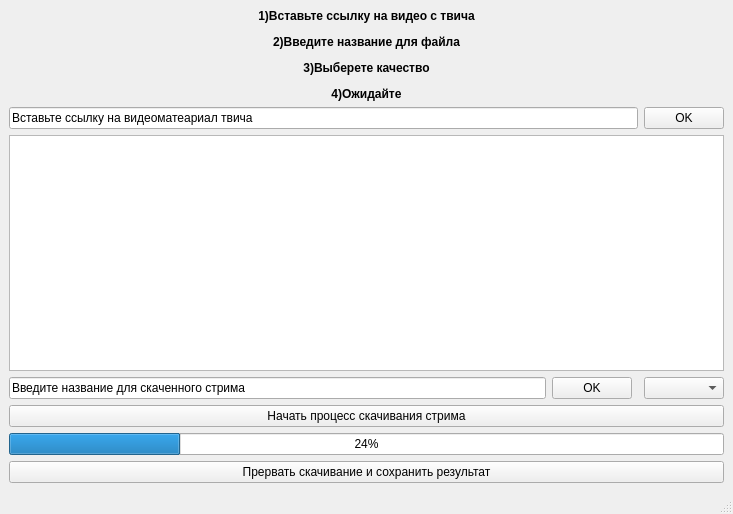
<?xml version="1.0" encoding="UTF-8"?>
<ui version="4.0">
 <class>MainWindow</class>
 <widget class="QMainWindow" name="MainWindow">
  <property name="geometry">
   <rect>
    <x>0</x>
    <y>0</y>
    <width>733</width>
    <height>514</height>
   </rect>
  </property>
  <property name="windowTitle">
   <string>MainWindow</string>
  </property>
  <widget class="QWidget" name="centralwidget">
   <layout class="QGridLayout" name="gridLayout">
    <item row="0" column="1" colspan="4">
     <widget class="QLabel" name="label">
      <property name="text">
       <string>&lt;html&gt;&lt;head/&gt;&lt;body&gt;&lt;p align=&quot;center&quot;&gt;&lt;span style=&quot; font-weight:600; color:#000000;&quot;&gt;1)Вставьте ссылку на видео с твича&lt;/span&gt;&lt;/p&gt;&lt;p align=&quot;center&quot;&gt;&lt;span style=&quot; font-weight:600; color:#000000;&quot;&gt;2)Введите название для файла&lt;/span&gt;&lt;/p&gt;&lt;p align=&quot;center&quot;&gt;&lt;span style=&quot; font-weight:600; color:#000000;&quot;&gt;3)Выберете качество&lt;/span&gt;&lt;/p&gt;&lt;p align=&quot;center&quot;&gt;&lt;span style=&quot; font-weight:600; color:#000000;&quot;&gt;4)Ожидайте&lt;/span&gt;&lt;/p&gt;&lt;/body&gt;&lt;/html&gt;</string>
      </property>
     </widget>
    </item>
    <item row="6" column="1">
     <widget class="QLineEdit" name="lineEdit_2">
      <property name="text">
       <string>Введите название для скаченного стрима</string>
      </property>
     </widget>
    </item>
    <item row="5" column="1" colspan="4">
     <widget class="QTextBrowser" name="textBrowser"/>
    </item>
    <item row="4" column="1" colspan="3">
     <widget class="QLineEdit" name="lineEdit">
      <property name="text">
       <string>Вставьте ссылку на видеоматеариал твича</string>
      </property>
     </widget>
    </item>
    <item row="11" column="1" colspan="4">
     <widget class="QPushButton" name="pushButton_4">
      <property name="text">
       <string>Прервать скачивание и сохранить результат</string>
      </property>
     </widget>
    </item>
    <item row="4" column="4">
     <widget class="QPushButton" name="pushButton">
      <property name="text">
       <string>OK</string>
      </property>
     </widget>
    </item>
    <item row="10" column="1" colspan="4">
     <widget class="QProgressBar" name="progressBar">
      <property name="value">
       <number>24</number>
      </property>
     </widget>
    </item>
    <item row="6" column="2">
     <widget class="QPushButton" name="pushButton_2">
      <property name="text">
       <string>OK</string>
      </property>
     </widget>
    </item>
    <item row="8" column="1" colspan="4">
     <widget class="QPushButton" name="pushButton_3">
      <property name="text">
       <string>Начать процесс скачивания стрима</string>
      </property>
     </widget>
    </item>
    <item row="6" column="4">
     <widget class="QComboBox" name="comboBox"/>
    </item>
   </layout>
  </widget>
  <widget class="QStatusBar" name="statusbar"/>
 </widget>
 <resources/>
 <connections/>
</ui>
